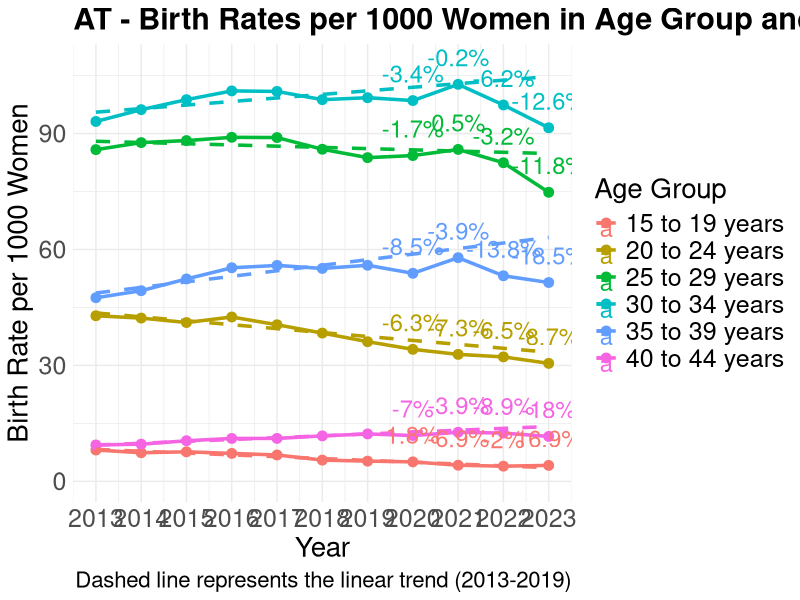

Write R code to recreate this figure.
library(ggplot2)
library(readr)
library(dplyr)
library(tidyr)
library(scales)

# Reads the CSV files
women_age_groups <- read_csv('data/at/women_age_groups_by_year.csv')
births_by_age_group <- read_csv('data/at/births_by_mother_age_group_year.csv')

# Reshapes births data from wide to long format
births_long <- births_by_age_group %>%
  pivot_longer(cols = starts_with("20"), names_to = "Year", values_to = "Births") %>%
  mutate(Year = as.integer(Year))

# Merges the data frames by Age and Year
data <- women_age_groups %>%
  inner_join(births_long, by = c("Age", "Year"))

# Calculates the birth rate per 1000 women for each age group and year
data <- data %>%
  mutate(birth_rate = (Births / Count) * 1000)

# Initializes a list to store the results for each age group
results <- list()

# Performs linear regression and calculate deviations for each age group
for(age_group in unique(data$Age)) {
  age_data <- data %>%
    filter(Age == age_group)
  
  # Fits a linear model to birth rates from 2013 to 2019
  fit <- lm(birth_rate ~ Year, data = age_data[age_data$Year <= 2019,])
  
  # Predicts birth rates for the years 2020 to 2023
  age_data$predicted_rate <- predict(fit, newdata = age_data)
  
  # Calculates the percentage deviation for the years 2020 to 2023
  age_data$deviation <- with(age_data, 100 * (birth_rate - predicted_rate) / predicted_rate)
  
  # Stores the results
  results[[age_group]] <- age_data
}

# Combines the results into a single data frame
final_data <- bind_rows(results)

# Creates plot
ggplot(final_data, aes(x = Year, y = birth_rate, color = Age)) +
  geom_line(size = 1.2) +
  geom_point(size = 3) +
  geom_line(aes(y = predicted_rate), linetype = "dashed", size = 1.2) +
  geom_text(aes(label = ifelse(Year >= 2020, paste0(round(deviation, 1), "%"), "")),
            vjust = -1, size = 6) +
  labs(title = "AT - Birth Rates per 1000 Women in Age Group and Deviation from Linear Trend (2013-2019)",
       x = "Year",
       y = "Birth Rate per 1000 Women",
       color = "Age Group",
       caption = "Dashed line represents the linear trend (2013-2019)") +
  theme_minimal() +
  ylim(0, max(final_data$birth_rate, na.rm = TRUE) + 5) +
  scale_x_continuous(breaks = 2013:2023) +
  theme(
    text = element_text(size = 18),
    plot.title = element_text(size = 22, face = "bold"),
    axis.title = element_text(size = 20),
    axis.text = element_text(size = 18),
    legend.title = element_text(size = 20),
    legend.text = element_text(size = 18),
    plot.caption = element_text(size = 16)
  )
